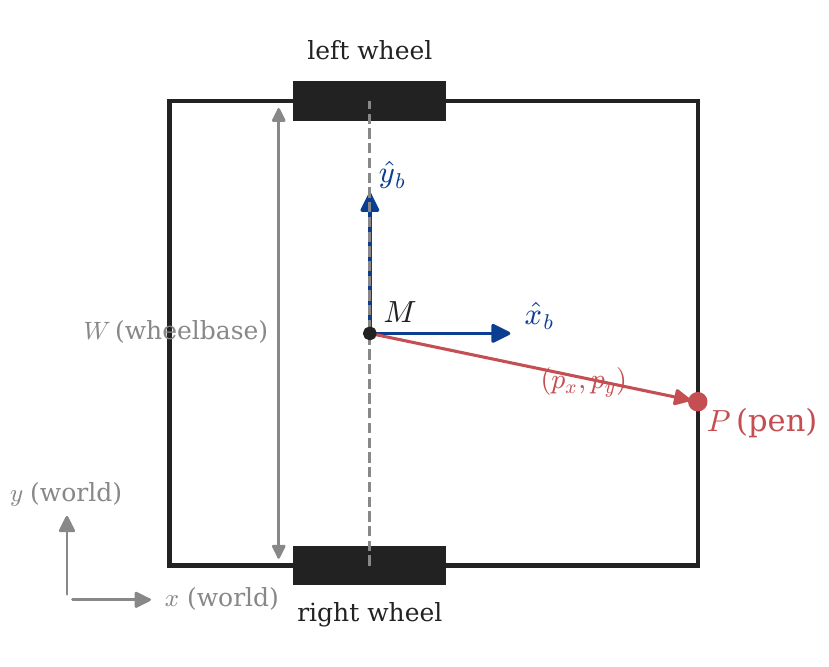

Generate this figure with Python:
"""Figure 1 — Chassis, wheels, pen offset, body frame.
Shows the rigid-body geometry: chassis rectangle, wheels at offset along the
two long sides, wheel-axis midpoint M, body axes, pen P at offset (px, py)
on the outline.
"""
import rtlib_diagrams as rd
import matplotlib.pyplot as plt
from matplotlib.patches import Rectangle, FancyArrowPatch


def main():
    rd.setup_style()
    fig, ax = rd.figure(width=6.0, height=4.2)

    length, width = 23.2, 20.4
    wheel_offset_from_back = 8.8
    wheel_w, wheel_h = 6.6, 1.6

    # Chassis (centered for clarity)
    ax.add_patch(Rectangle((-length / 2, -width / 2), length, width,
                           fill=False, lw=1.6, ec=rd.COLOR_AXIS))

    # Wheels: directly opposite, on the two long sides, at wheel_offset_from_back
    wx = -length / 2 + wheel_offset_from_back
    for sign in (-1, 1):
        ax.add_patch(Rectangle((wx - wheel_w / 2, sign * width / 2 - wheel_h / 2),
                               wheel_w, wheel_h,
                               fc=rd.COLOR_AXIS, ec=rd.COLOR_AXIS))

    # Wheel-axis line and midpoint M
    ax.plot([wx, wx], [-width / 2, width / 2],
            color=rd.COLOR_GUIDE, lw=1.0, ls='--')
    ax.plot(wx, 0, 'o', color=rd.COLOR_AXIS, ms=4)
    ax.text(wx + 0.6, 0.4, r'$M$', fontsize=11, color=rd.COLOR_AXIS)

    # Pen P on the outline (front-mid for the example, slightly off-axis)
    px_b, py_b = length / 2 - wx, -3.0  # body-frame offset from M
    pen_world = (wx + px_b, py_b)
    ax.plot(*pen_world, 'o', color=rd.COLOR_SECONDARY, ms=6)
    ax.text(pen_world[0] + 0.4, pen_world[1] - 1.4, r'$P$ (pen)',
            fontsize=11, color=rd.COLOR_SECONDARY)

    # Body x-axis (heading) from M
    ax.add_patch(FancyArrowPatch((wx, 0), (wx + 6.5, 0),
                                 arrowstyle='-|>', mutation_scale=14,
                                 color=rd.COLOR_PRIMARY, lw=1.2))
    ax.text(wx + 6.8, 0.4, r'$\hat{x}_b$', color=rd.COLOR_PRIMARY, fontsize=11)

    # Body y-axis (wheel axis direction)
    ax.add_patch(FancyArrowPatch((wx, 0), (wx, 6.5),
                                 arrowstyle='-|>', mutation_scale=14,
                                 color=rd.COLOR_PRIMARY, lw=1.2))
    ax.text(wx + 0.4, 6.6, r'$\hat{y}_b$', color=rd.COLOR_PRIMARY, fontsize=11)

    # Pen offset vector from M to P
    ax.add_patch(FancyArrowPatch((wx, 0), pen_world,
                                 arrowstyle='-|>', mutation_scale=12,
                                 color=rd.COLOR_SECONDARY, lw=1.1, ls='-'))
    ax.text((wx + pen_world[0]) / 2 + 0.3, (pen_world[1]) / 2 - 1.0,
            r'$(p_x, p_y)$', color=rd.COLOR_SECONDARY, fontsize=10)

    # Wheel labels
    ax.text(wx, -width / 2 - 1.6, 'right wheel',
            ha='center', va='top', fontsize=9, color=rd.COLOR_AXIS)
    ax.text(wx, width / 2 + 1.6, 'left wheel',
            ha='center', va='bottom', fontsize=9, color=rd.COLOR_AXIS)
    ax.annotate('', xy=(wx - 4, -width / 2), xytext=(wx - 4, width / 2),
                arrowprops=dict(arrowstyle='<|-|>', color=rd.COLOR_GUIDE, lw=0.9))
    ax.text(wx - 4.4, 0, r'$W$ (wheelbase)',
            ha='right', va='center', fontsize=9, color=rd.COLOR_GUIDE)

    # World axes (offset)
    ox, oy = -length / 2 - 4.5, -width / 2 - 1.5
    ax.add_patch(FancyArrowPatch((ox, oy), (ox + 4, oy),
                                 arrowstyle='-|>', mutation_scale=12,
                                 color=rd.COLOR_GUIDE, lw=1.0))
    ax.add_patch(FancyArrowPatch((ox, oy), (ox, oy + 4),
                                 arrowstyle='-|>', mutation_scale=12,
                                 color=rd.COLOR_GUIDE, lw=1.0))
    ax.text(ox + 4.3, oy, r'$x$ (world)', color=rd.COLOR_GUIDE, fontsize=9, va='center')
    ax.text(ox, oy + 4.3, r'$y$ (world)', color=rd.COLOR_GUIDE, fontsize=9, ha='center')

    ax.set_xlim(-length / 2 - 5.5, length / 2 + 4.5)
    ax.set_ylim(-width / 2 - 4.0, width / 2 + 4.0)
    ax.set_aspect('equal')
    ax.set_xticks([])
    ax.set_yticks([])
    for s in ('top', 'right', 'left', 'bottom'):
        ax.spines[s].set_visible(False)

    rd.save(fig, '01-chassis-frame.pdf')


if __name__ == '__main__':
    main()
